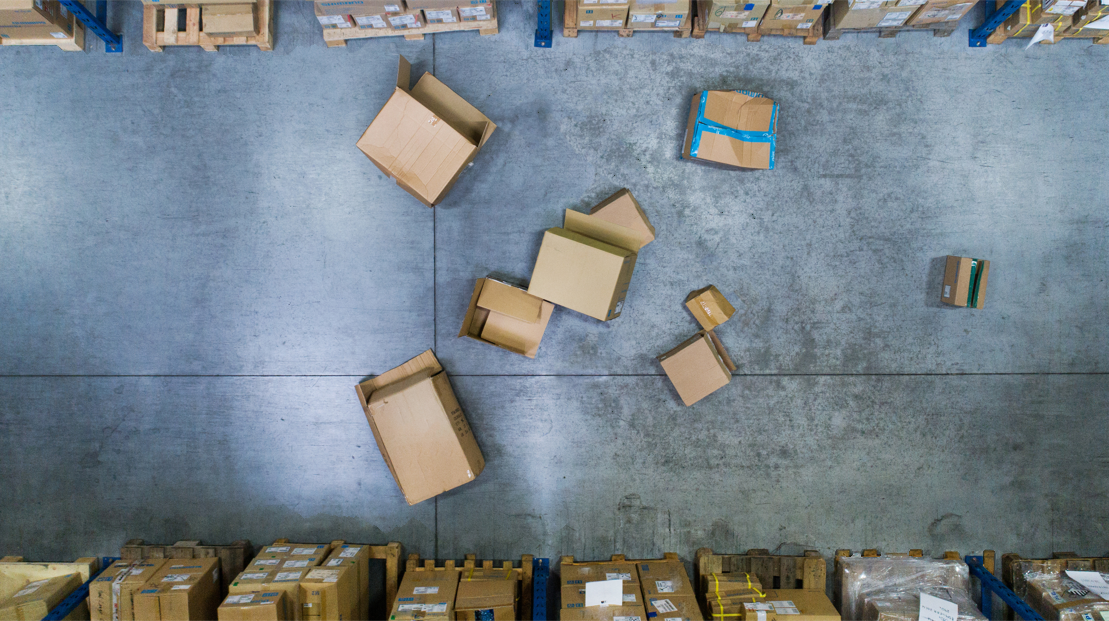
#> input picture Computer Vision Deep Dive in Python/Ch07/07_05/warehouse.bmp, 1109 x 621 px
$ python challenge_ch7.py
#> lines starting #> are read from the running program, lines starting #| are printed output that depends on the picture; after the words box and inside, x2 and y2 are one past the last pixel; in counts of white or black regions, pixels touching at a corner belong together
import numpy as np
import matplotlib.pyplot as plt
import cv2
from EC_CV import *

# %config InlineBackend.figure_formats = 'retina'
from matplotlib import rcParams

rcParams["figure.figsize"] = (17, 14)

# In this cell, we have the picture taken by the camera in the ceiling,
# as requested by the robot.
#
# Run this cell and move on to the next one.

img = plt.imread("warehouse.bmp")
#> img is the input picture: shape (621, 1109, 3); mean R, G, B 120.2, 131, 138.1
plt.axis("off")
plt.imshow(img, cmap="gray")

# In this cell we have a special operation to create a color mask.
#
# This procedure is described in OpenCV's tutorials website:
# https://docs.opencv.org/4.x/df/d9d/tutorial_py_colorspaces.html

# Convert RGB to HSV
hsv = cv2.cvtColor(img, cv2.COLOR_RGB2HSV)
#> hsv: shape (621, 1109, 3); mean H, S, V 85.9, 63.6, 147.1

# Define range of color in HSV
lower = np.array([10, 50, 50])
upper = np.array([90, 255, 255])

# Threshold the HSV image to get only brown colors
mask = cv2.inRange(hsv, lower, upper)
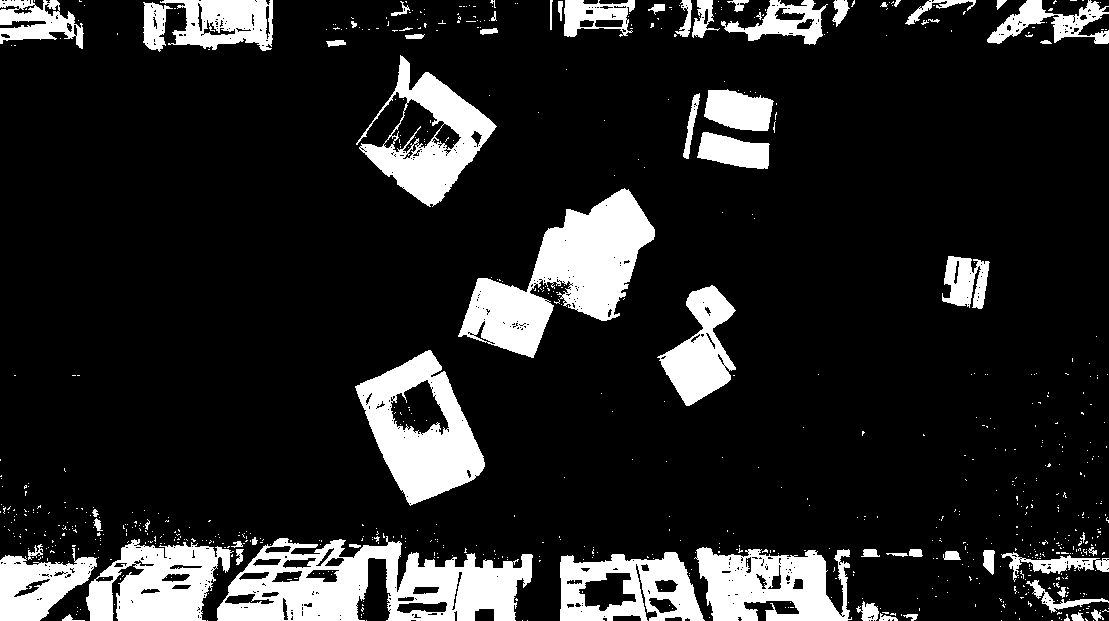
#> mask: shape (621, 1109); 15% white; 780 white regions (716 under 20 px), largest, box (x1, y1, x2, y2) and area: (217, 536, 533, 621) 15236, (458, 188, 655, 358) 14148, (355, 350, 485, 506) 9854

plt.imshow(mask, cmap="gray")

# Run this cell to appreciate the lingering white dots

rcParams["figure.figsize"] = (15, 14)
plt.imshow(mask[:300, 300:800], cmap="gray")

# Task #1: Get rid of the noise
# In this cell, use morphological transformations to get rid of the
# white dots throughout the mask.

rcParams["figure.figsize"] = (17, 14)
# Write your code here

kernel3 = np.ones((3, 3), np.uint8)
mask = cv2.erode(mask, kernel3, iterations=1)
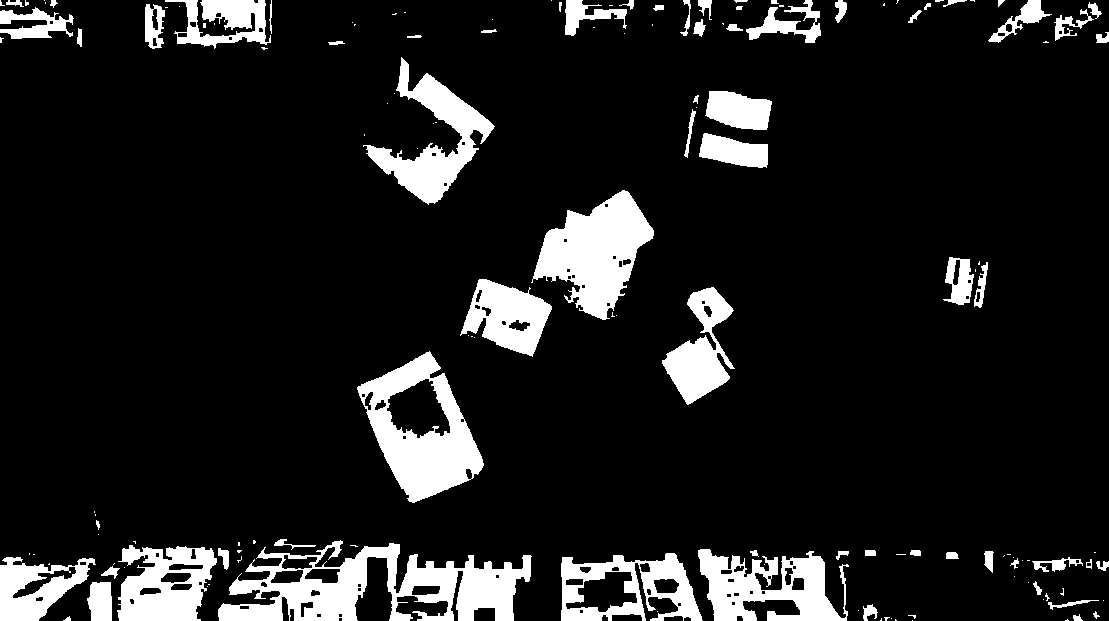
#> mask: shape (621, 1109); 11.6% white; 148 white regions (80 under 20 px), largest, box (x1, y1, x2, y2) and area: (218, 540, 532, 621) 12264, (357, 351, 484, 503) 8652, (531, 190, 654, 320) 8402
plt.imshow(mask, cmap="gray")

# Task #2: Make the blobs grow.
# In this cell, use morphological transformations to make the obstacle
# blobs grow.
# It's simple: Just dilate the mask with a 5x5 kernel about 10 times
# or with a 3x3 kernel about 20 times.

# Write your code here

kernel5 = np.ones((5, 5), np.uint8)

mask = cv2.dilate(mask, kernel5, iterations=10)
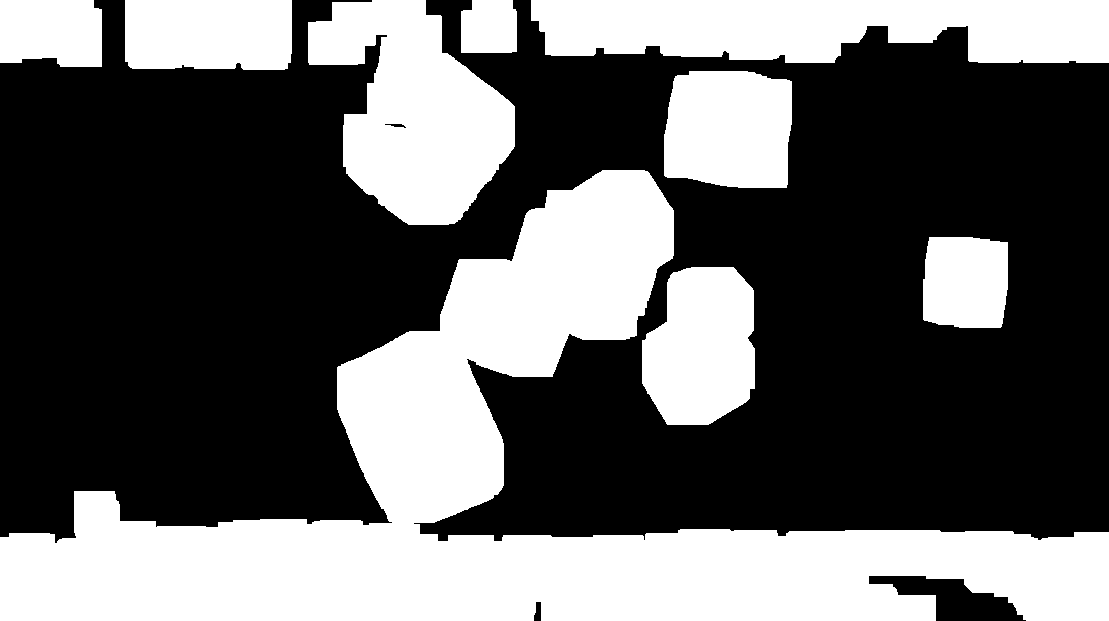
#> mask: shape (621, 1109); 39.1% white; 9 white regions, largest, box (x1, y1, x2, y2) and area: (0, 170, 1109, 621) 153666, (531, 0, 1109, 63) 30629, (308, 0, 515, 225) 28741
plt.imshow(mask, cmap="gray")

"""## Now run all cells again, but skip task #1 to see what happens"""
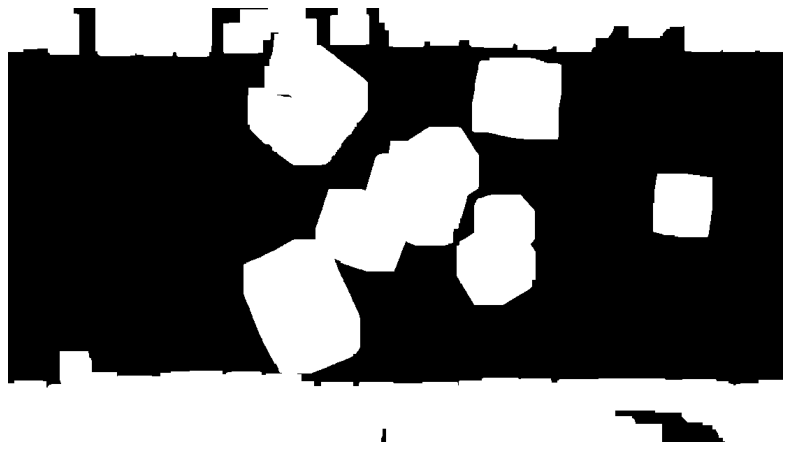
#> figure drawn by matplotlib, 1 panel
